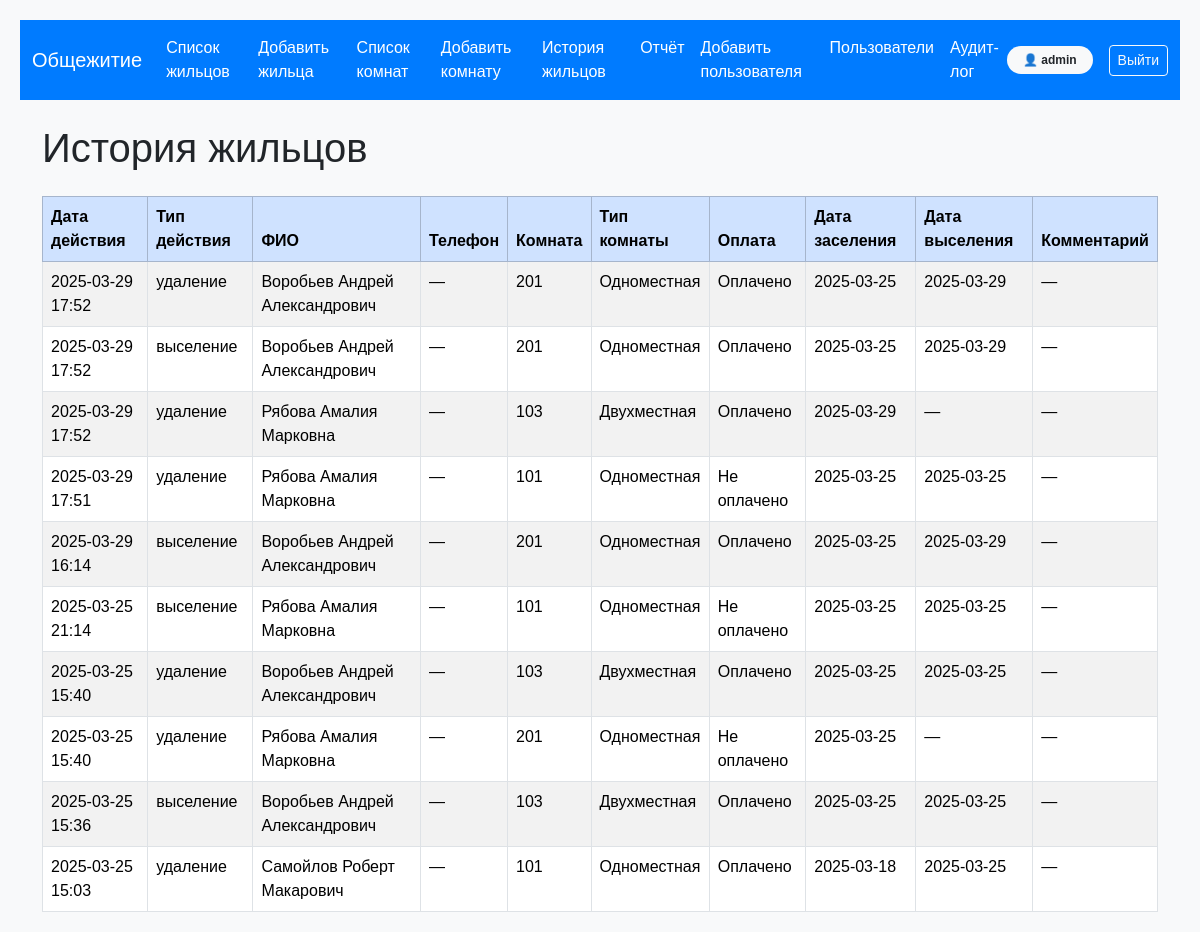
The page /history (signed in) on the database its author committed.
### app.py (models this page shows, shortened)
class User(UserMixin, db.Model):
    id = db.Column(db.Integer, primary_key=True)
    username = db.Column(db.String(100), unique=True, nullable=False)
    password = db.Column(db.String(200), nullable=False)
    is_admin = db.Column(db.Boolean, default=False)

class SettlementHistory(db.Model):
    id = db.Column(db.Integer, primary_key=True)
    student_name = db.Column(db.String(100), nullable=False)
    phone = db.Column(db.String(20), nullable=True)
    room_number = db.Column(db.Integer, nullable=False)
    room_type = db.Column(db.String(50), nullable=True)
    payment_status = db.Column(db.String(50), nullable=True)
    check_in_date = db.Column(db.Date, nullable=True)
    check_out_date = db.Column(db.Date, nullable=True)
    notes = db.Column(db.Text, nullable=True)
    action_type = db.Column(db.String(20), nullable=False)  # "выселение", "удаление"
    action_date = db.Column(db.DateTime, default=lambda: datetime.now(timezone.utc))

### app.py (the view)
@app.route('/history')
@login_required
def history():
    if not current_user.is_admin:
        flash("Доступ только для администратора", "danger")
        return redirect(url_for("home"))
    all_history = SettlementHistory.query.order_by(SettlementHistory.action_date.desc()).all()
    return render_template("history.html", history=all_history, pytz=pytz)

### app.py (called while the page is built)
@login_manager.user_loader
def load_user(user_id):
    return User.query.get(int(user_id))

### templates/history.html (shortened to what this page needs)
{% extends "base.html" %}
{% block content %}
    <h1 class="mb-4">История жильцов</h1>
    <table class="table table-bordered table-striped">
        <thead class="table-primary">
        <tr>
            <th>Дата действия</th>
            <th>Тип действия</th>
            <th>ФИО</th>
            <th>Телефон</th>
            <th>Комната</th>
            <th>Тип комнаты</th>
            <th>Оплата</th>
            <th>Дата заселения</th>
            <th>Дата выселения</th>
            <th>Комментарий</th>
        </tr>
        </thead>
        <tbody>
        {% for entry in history %}
        <tr>
            {% if entry.action_date.tzinfo %}
                {% set local_time = entry.action_date.astimezone(pytz.timezone('Asia/Yekaterinburg')) %}
            {% else %}
                {% set local_time = entry.action_date.replace(tzinfo=pytz.utc).astimezone(pytz.timezone('Asia/Yekaterinburg')) %}
            {% endif %}
            <td>{{ local_time.strftime('%Y-%m-%d %H:%M') }}</td>
            <td>{{ entry.action_type }}</td>
            <td>{{ entry.student_name }}</td>
            <td>{{ entry.phone or '—' }}</td>
            <td>{{ entry.room_number }}</td>
            <td>{{ entry.room_type }}</td>
            <td>{{ entry.payment_status }}</td>
            <td>{{ entry.check_in_date }}</td>
            <td>{{ entry.check_out_date if entry.check_out_date else '—' }}</td>
            <td>{{ entry.notes or '—' }}</td>
        </tr>
        {% endfor %}
        </tbody>
    </table>
{% endblock %}

### templates/base.html (shortened to what this page needs)
<!DOCTYPE html>
<html lang="ru">
<head>
    <link href="https://cdn.jsdelivr.net/npm/bootstrap@5.3.2/dist/css/bootstrap.min.css" rel="stylesheet">
	<link rel="stylesheet" href="https://cdn.jsdelivr.net/npm/bootstrap-icons@1.10.5/font/bootstrap-icons.css">
</head>
<body>
    <nav class="navbar navbar-expand-lg navbar-custom mb-4">
        <div class="container-fluid">
            <a class="navbar-brand" href="/">Общежитие</a>
            <div class="collapse navbar-collapse" id="mainNavbar">
                <ul class="navbar-nav me-auto mb-2 mb-lg-0">
                    <li class="nav-item"><a class="nav-link" href="/students">Список жильцов</a></li>
                    <li class="nav-item"><a class="nav-link" href="/add-student">Добавить жильца</a></li>
                    <li class="nav-item"><a class="nav-link" href="/rooms">Список комнат</a></li>
					{% if current_user.is_authenticated and current_user.is_admin %}
                    <li class="nav-item"><a class="nav-link" href="/add-room">Добавить комнату</a></li>
                    <li class="nav-item"><a class="nav-link" href="/history">История жильцов</a></li>
                    <li class="nav-item"><a class="nav-link" href="/report">Отчёт</a></li>
					<li class="nav-item"><a class="nav-link" href="/add-user">Добавить пользователя</a></li>
					<li class="nav-item"><a class="nav-link" href="/users">Пользователи</a></li>
					<li class="nav-item"><a class="nav-link" href="{{ url_for('audit_log') }}">Аудит-лог</a></li>
					{% endif %}
                </ul>
				<ul class="navbar-nav mb-2 mb-lg-0">
					{% if current_user.is_authenticated %}
						<li class="nav-item">
							<div class="d-flex align-items-center">
								<span class="badge bg-light text-dark me-3 px-3 py-2 rounded-pill">
									👤 {{ current_user.username }}
								</span>
								<a class="btn btn-outline-light btn-sm" href="{{ url_for('logout') }}">Выйти</a>
							</div>
						</li>
					{% else %}
						<li class="nav-item">
							<a class="nav-link text-white" href="{{ url_for('login') }}">Войти</a>
						</li>
					{% endif %}
				</ul>
            </div>
        </div>
    </nav>
    <div class="container">
        {% block content %}{% endblock %}
    </div>
</body>
</html>

### templates/base.html (style rules this page uses)
body { font-family: Arial, sans-serif; margin: 20px; background-color: #f8f9fa; }
.navbar-custom { background-color: #007bff; }
.navbar-custom .nav-link, .navbar-custom .navbar-brand { color: white; }

### rows shown on the page
User: username "admin"
SettlementHistory: strftime "2025-03-29 17:52", action_type "удаление", student_name "Воробьев Андрей Александрович", phone "—", room_number "201", room_type "Одноместная", payment_status "Оплачено", check_in_date "2025-03-25", check_out_date "2025-03-29", notes "—"
SettlementHistory: strftime "2025-03-29 17:52", action_type "выселение", student_name "Воробьев Андрей Александрович", phone "—", room_number "201", room_type "Одноместная", payment_status "Оплачено", check_in_date "2025-03-25", check_out_date "2025-03-29", notes "—"
SettlementHistory: strftime "2025-03-29 17:52", action_type "удаление", student_name "Рябова Амалия Марковна", phone "—", room_number "103", room_type "Двухместная", payment_status "Оплачено", check_in_date "2025-03-29", check_out_date "—", notes "—"
SettlementHistory: strftime "2025-03-29 17:51", action_type "удаление", student_name "Рябова Амалия Марковна", phone "—", room_number "101", room_type "Одноместная", payment_status "Не оплачено", check_in_date "2025-03-25", check_out_date "2025-03-25", notes "—"
SettlementHistory: strftime "2025-03-29 16:14", action_type "выселение", student_name "Воробьев Андрей Александрович", phone "—", room_number "201", room_type "Одноместная", payment_status "Оплачено", check_in_date "2025-03-25", check_out_date "2025-03-29", notes "—"
SettlementHistory: strftime "2025-03-25 21:14", action_type "выселение", student_name "Рябова Амалия Марковна", phone "—", room_number "101", room_type "Одноместная", payment_status "Не оплачено", check_in_date "2025-03-25", check_out_date "2025-03-25", notes "—"
SettlementHistory: strftime "2025-03-25 15:40", action_type "удаление", student_name "Воробьев Андрей Александрович", phone "—", room_number "103", room_type "Двухместная", payment_status "Оплачено", check_in_date "2025-03-25", check_out_date "2025-03-25", notes "—"
SettlementHistory: strftime "2025-03-25 15:40", action_type "удаление", student_name "Рябова Амалия Марковна", phone "—", room_number "201", room_type "Одноместная", payment_status "Не оплачено", check_in_date "2025-03-25", check_out_date "—", notes "—"
SettlementHistory: strftime "2025-03-25 15:36", action_type "выселение", student_name "Воробьев Андрей Александрович", phone "—", room_number "103", room_type "Двухместная", payment_status "Оплачено", check_in_date "2025-03-25", check_out_date "2025-03-25", notes "—"
SettlementHistory: strftime "2025-03-25 15:03", action_type "удаление", student_name "Самойлов Роберт Макарович", phone "—", room_number "101", room_type "Одноместная", payment_status "Оплачено", check_in_date "2025-03-18", check_out_date "2025-03-25", notes "—"
